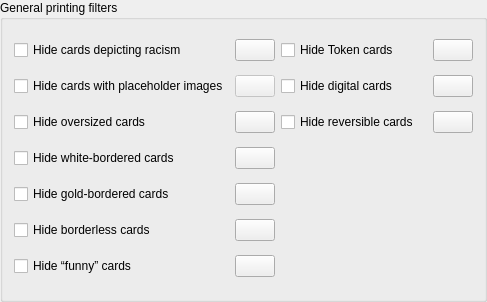
<?xml version="1.0" encoding="UTF-8"?>
<ui version="4.0">
 <class>GeneralPrintingFilter</class>
 <widget class="QGroupBox" name="GeneralPrintingFilter">
  <property name="geometry">
   <rect>
    <x>0</x>
    <y>0</y>
    <width>487</width>
    <height>302</height>
   </rect>
  </property>
  <property name="title">
   <string>General printing filters</string>
  </property>
  <layout class="QGridLayout" name="gridLayout">
   <item row="5" column="0">
    <widget class="QCheckBox" name="hide_gold_bordered_cards">
     <property name="toolTip">
      <string>&lt;html&gt;&lt;head/&gt;&lt;body&gt;&lt;p&gt;Some “collectible” sets, like full reprints of tournament-winning decks were printed with golden borders. Many also have printed signatures of the involved players in the text box.&lt;/p&gt;&lt;p&gt;These are not tournament legal.&lt;/p&gt;&lt;/body&gt;&lt;/html&gt;</string>
     </property>
     <property name="text">
      <string>Hide gold-bordered cards</string>
     </property>
    </widget>
   </item>
   <item row="1" column="0">
    <widget class="QCheckBox" name="hide_cards_depicting_racism">
     <property name="toolTip">
      <string>&lt;html&gt;&lt;head/&gt;&lt;body&gt;&lt;p&gt;Hide cards banned for depicting racism.&lt;/p&gt;&lt;p&gt;Background:&lt;/p&gt;&lt;p&gt;Some cards were banned by Wizards of the Coast, because they depict references to controversial real-world events, religion or contain combinations of card effect, name and artwork that, when viewed together, depict racism. These cards are banned in all sanctioned tournament formats and several community formats like Commander, Oathbreaker and others.&lt;/p&gt;&lt;/body&gt;&lt;/html&gt;</string>
     </property>
     <property name="text">
      <string>Hide cards depicting racism</string>
     </property>
    </widget>
   </item>
   <item row="7" column="1">
    <widget class="QPushButton" name="view_funny_cards">
     <property name="sizePolicy">
      <sizepolicy hsizetype="Fixed" vsizetype="Fixed">
       <horstretch>0</horstretch>
       <verstretch>0</verstretch>
      </sizepolicy>
     </property>
     <property name="toolTip">
      <string>View cards hidden by this filter on the Scryfall website.</string>
     </property>
     <property name="icon">
      <iconset theme="globe">
       <normaloff>.</normaloff>.</iconset>
     </property>
    </widget>
   </item>
   <item row="7" column="0">
    <widget class="QCheckBox" name="hide_funny_cards">
     <property name="toolTip">
      <string>“Funny” cards, not legal in any constructed format.
This includes full-art Contraptions from Unstable,
cards with acorn-shaped security stamps from Unfinity (and newer Un-Sets),
some black-bordered promotional cards with non-standard back faces,
and all silver-bordered cards.</string>
     </property>
     <property name="text">
      <string>Hide “funny” cards</string>
     </property>
    </widget>
   </item>
   <item row="2" column="0">
    <widget class="QCheckBox" name="hide_cards_without_images">
     <property name="toolTip">
      <string>Hide non-English cards with low-resolution,
English placeholder images with an overlay text stating
“This card is not available in the selected language.”</string>
     </property>
     <property name="text">
      <string>Hide cards with placeholder images</string>
     </property>
    </widget>
   </item>
   <item row="4" column="1">
    <widget class="QPushButton" name="view_white_bordered_cards">
     <property name="sizePolicy">
      <sizepolicy hsizetype="Fixed" vsizetype="Fixed">
       <horstretch>0</horstretch>
       <verstretch>0</verstretch>
      </sizepolicy>
     </property>
     <property name="toolTip">
      <string>View cards hidden by this filter on the Scryfall website.</string>
     </property>
     <property name="icon">
      <iconset theme="globe">
       <normaloff>.</normaloff>.</iconset>
     </property>
    </widget>
   </item>
   <item row="1" column="2">
    <widget class="QCheckBox" name="hide_token">
     <property name="text">
      <string>Hide Token cards</string>
     </property>
    </widget>
   </item>
   <item row="1" column="1">
    <widget class="QPushButton" name="view_cards_depicting_racism">
     <property name="sizePolicy">
      <sizepolicy hsizetype="Fixed" vsizetype="Fixed">
       <horstretch>0</horstretch>
       <verstretch>0</verstretch>
      </sizepolicy>
     </property>
     <property name="toolTip">
      <string>View cards hidden by this filter on the Scryfall website.</string>
     </property>
     <property name="icon">
      <iconset theme="globe">
       <normaloff>.</normaloff>.</iconset>
     </property>
    </widget>
   </item>
   <item row="1" column="3">
    <widget class="QPushButton" name="view_token">
     <property name="sizePolicy">
      <sizepolicy hsizetype="Fixed" vsizetype="Fixed">
       <horstretch>0</horstretch>
       <verstretch>0</verstretch>
      </sizepolicy>
     </property>
     <property name="toolTip">
      <string>View cards hidden by this filter on the Scryfall website.</string>
     </property>
     <property name="icon">
      <iconset theme="globe">
       <normaloff>.</normaloff>.</iconset>
     </property>
    </widget>
   </item>
   <item row="2" column="2">
    <widget class="QCheckBox" name="hide_digital_cards">
     <property name="toolTip">
      <string>Hide cards and printings that are only available on digital platforms. This includes all kinds of digital printings.</string>
     </property>
     <property name="text">
      <string>Hide digital cards</string>
     </property>
    </widget>
   </item>
   <item row="3" column="0">
    <widget class="QCheckBox" name="hide_oversized_cards">
     <property name="toolTip">
      <string>These cards are larger than regular Magic cards and can’t be included in decks.
Includes Archenemy schemes, Planechase planes and
oversized commander creature or Planeswalker cards included in some pre-constructed Commander decks.</string>
     </property>
     <property name="text">
      <string>Hide oversized cards</string>
     </property>
    </widget>
   </item>
   <item row="4" column="0">
    <widget class="QCheckBox" name="hide_white_bordered_cards">
     <property name="text">
      <string>Hide white-bordered cards</string>
     </property>
    </widget>
   </item>
   <item row="2" column="3">
    <widget class="QPushButton" name="view_digital_cards">
     <property name="sizePolicy">
      <sizepolicy hsizetype="Fixed" vsizetype="Fixed">
       <horstretch>0</horstretch>
       <verstretch>0</verstretch>
      </sizepolicy>
     </property>
     <property name="toolTip">
      <string>View cards hidden by this filter on the Scryfall website.</string>
     </property>
     <property name="icon">
      <iconset theme="globe">
       <normaloff>.</normaloff>.</iconset>
     </property>
    </widget>
   </item>
   <item row="2" column="1">
    <widget class="QPushButton" name="view_cards_without_images">
     <property name="enabled">
      <bool>false</bool>
     </property>
     <property name="sizePolicy">
      <sizepolicy hsizetype="Fixed" vsizetype="Fixed">
       <horstretch>0</horstretch>
       <verstretch>0</verstretch>
      </sizepolicy>
     </property>
     <property name="icon">
      <iconset theme="globe">
       <normaloff>.</normaloff>.</iconset>
     </property>
    </widget>
   </item>
   <item row="3" column="1">
    <widget class="QPushButton" name="view_oversized_cards">
     <property name="sizePolicy">
      <sizepolicy hsizetype="Fixed" vsizetype="Fixed">
       <horstretch>0</horstretch>
       <verstretch>0</verstretch>
      </sizepolicy>
     </property>
     <property name="toolTip">
      <string>View cards hidden by this filter on the Scryfall website.</string>
     </property>
     <property name="icon">
      <iconset theme="globe">
       <normaloff>.</normaloff>.</iconset>
     </property>
    </widget>
   </item>
   <item row="5" column="1">
    <widget class="QPushButton" name="view_gold_bordered_cards">
     <property name="sizePolicy">
      <sizepolicy hsizetype="Fixed" vsizetype="Fixed">
       <horstretch>0</horstretch>
       <verstretch>0</verstretch>
      </sizepolicy>
     </property>
     <property name="toolTip">
      <string>View cards hidden by this filter on the Scryfall website.</string>
     </property>
     <property name="icon">
      <iconset theme="globe">
       <normaloff>.</normaloff>.</iconset>
     </property>
    </widget>
   </item>
   <item row="6" column="0">
    <widget class="QCheckBox" name="hide_borderless_cards">
     <property name="text">
      <string>Hide borderless cards</string>
     </property>
    </widget>
   </item>
   <item row="6" column="1">
    <widget class="QPushButton" name="view_borderless_cards">
     <property name="sizePolicy">
      <sizepolicy hsizetype="Fixed" vsizetype="Fixed">
       <horstretch>0</horstretch>
       <verstretch>0</verstretch>
      </sizepolicy>
     </property>
     <property name="toolTip">
      <string>View cards hidden by this filter on the Scryfall website.</string>
     </property>
     <property name="icon">
      <iconset theme="globe">
       <normaloff>.</normaloff>.</iconset>
     </property>
    </widget>
   </item>
   <item row="3" column="2">
    <widget class="QCheckBox" name="hide_reversible_cards">
     <property name="toolTip">
      <string>Some single-sided cards are re-printed as two-sided, reversible cards in some Secret Lair releases.
This filter hides those.</string>
     </property>
     <property name="text">
      <string>Hide reversible cards</string>
     </property>
    </widget>
   </item>
   <item row="3" column="3">
    <widget class="QPushButton" name="view_reversible_cards">
     <property name="sizePolicy">
      <sizepolicy hsizetype="Fixed" vsizetype="Fixed">
       <horstretch>0</horstretch>
       <verstretch>0</verstretch>
      </sizepolicy>
     </property>
     <property name="toolTip">
      <string>View cards hidden by this filter on the Scryfall website.</string>
     </property>
     <property name="icon">
      <iconset theme="globe">
       <normaloff>.</normaloff>.</iconset>
     </property>
    </widget>
   </item>
  </layout>
 </widget>
 <resources/>
 <connections/>
</ui>
